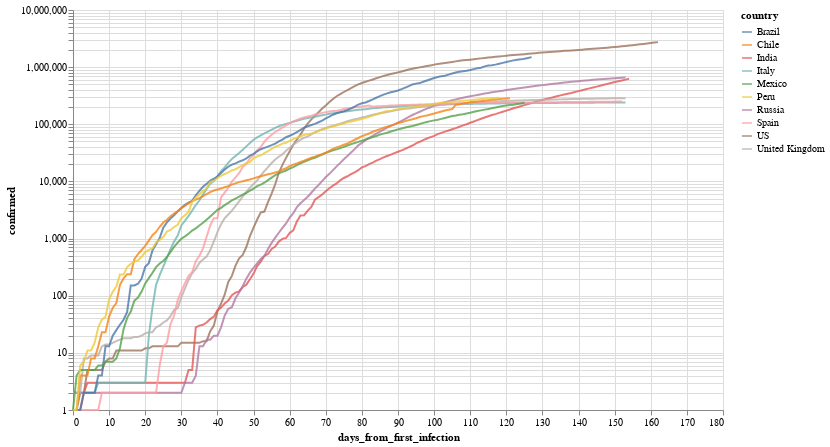

The notebook cell this image was saved under:
### Markdown cell above
Por ejemplo, evolución (interactiva!) de los paises con mas infectados

### Code cell
total_confirmed_by_country = global_df.groupby('country').confirmed.max().sort_values(ascending=False)
selected_countries = total_confirmed_by_country[total_confirmed_by_country > 1000].index

plot_df = global_df[
    (global_df.confirmed > 0) & 
    (global_df.country.isin(selected_countries[:10]))
].sort_values('date')

selection = alt.selection_multi(
    fields=['country'], 
    bind='legend', 
    init=[{'country': c} for c in selected_countries[:10]]
)


(
    alt.Chart(plot_df)
       .mark_line()
       .encode(
           x='days_from_first_infection', 
           y=alt.Y('confirmed', scale=alt.Scale(type='log')), 
           color='country',
           opacity=alt.condition(selection, alt.value(.8), alt.value(.05))
       ).add_selection(selection)
        .properties(width=650, height=400)
       
)

### Figure 1 — Vega-Lite specification as saved in the notebook (floating-point values rounded to 4 significant figures; data arrays with more than 128 entries replaced by an {"elided": "..."} marker saying what was removed)
{"config": {"view": {"continuousWidth": 400, "continuousHeight": 300}}, "data": {"name": "data-dce5c52d284c9997152140a10450f581"}, "mark": "line", "encoding": {"color": {"type": "nominal", "field": "country"}, "opacity": {"condition": {"value": 0.8, "selection": "selector001"}, "value": 0.05}, "x": {"type": "quantitative", "field": "days_from_first_infection"}, "y": {"type": "quantitative", "field": "confirmed", "scale": {"type": "log"}}}, "height": 400, "selection": {"selector001": {"type": "multi", "fields": ["country"], "bind": "legend", "init": [{"country": "US"}, {"country": "Brazil"}, {"country": "Russia"}, {"country": "India"}, {"country": "Peru"}, {"country": "United Kingdom"}, {"country": "Chile"}, {"country": "Spain"}, {"country": "Italy"}, {"country": "Mexico"}]}}, "width": 650, "$schema": "https://vega.github.io/schema/vega-lite/v4.8.1.json", "datasets": {"data-dce5c52d284c9997152140a10450f581": {"elided": "1428 records"}}}
